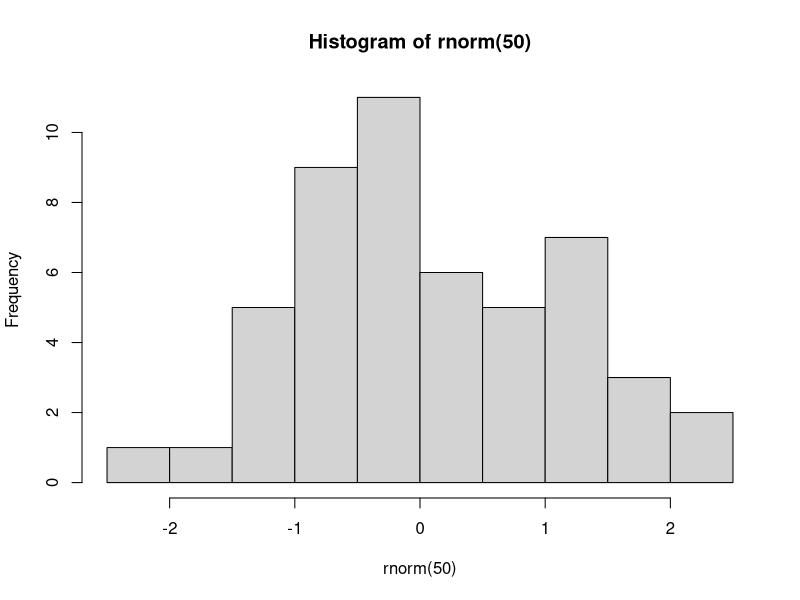

This figure's R source:
## ---- chunk 1
#| echo: true
1 + 2
## ---- chunk 2
#| echo: true
1 * 100
## ---- chunk 3
#| echo: true
1 / 100
## ---- chunk 4
#| echo: true
rnorm(50)
## ---- chunk 5
#| echo: true
hist(rnorm(50))
## ---- chunk 6
#| echo: true
# create a vector
vec <- c(1, 2, 3, 4, 5) 
mean(vec)    # mean of vector
## ---- chunk 7
#| echo: true
# Create a numeric vector
numbers <- c(1, 2, 3, 4, 5)

# Create a character vector
fruits <- c("apple", "banana", "cherry", "apple")

# Access elements
numbers[1]      # first element
fruits[2:3]     # second and third elements

# Basic operations
sum(numbers)    # sum of all numbers
summary(numbers) # summary statistics
length(fruits)  # number of elements
summary(fruits) # summary statistics
table(fruits)
## ---- chunk 8
#| echo: true
library(tidyverse)
## ---- chunk 9
#| echo: true
library(palmerpenguins)
## ---- chunk 10
#| echo: true
# Create a factor
gender <- factor(c("Male", "Female", "Female", "Male"))

# View the factor
gender

# Check the levels
levels(gender)

# Count occurrences of each level
table(gender)
summary(gender)
## ---- chunk 11
#| echo: true
library(tibble)
ID <- 1:10
gender <- c(rep("male", 5), rep("female", 5))
height <- c(10, 20, 30, 14, 15, 21, 17, 12, 16, 23)
weight <- c(5, 10, 15, 7, 7.5, 10.5, 8.5, 6, 8, 11.5)
data <- tibble(ID=ID,
               Gender=gender,
               Weight=weight,
               Height=height)
data
## ---- chunk 12
#| echo: true
head(data)
tail(data)
glimpse(data)
summary(data)
dim(data)
